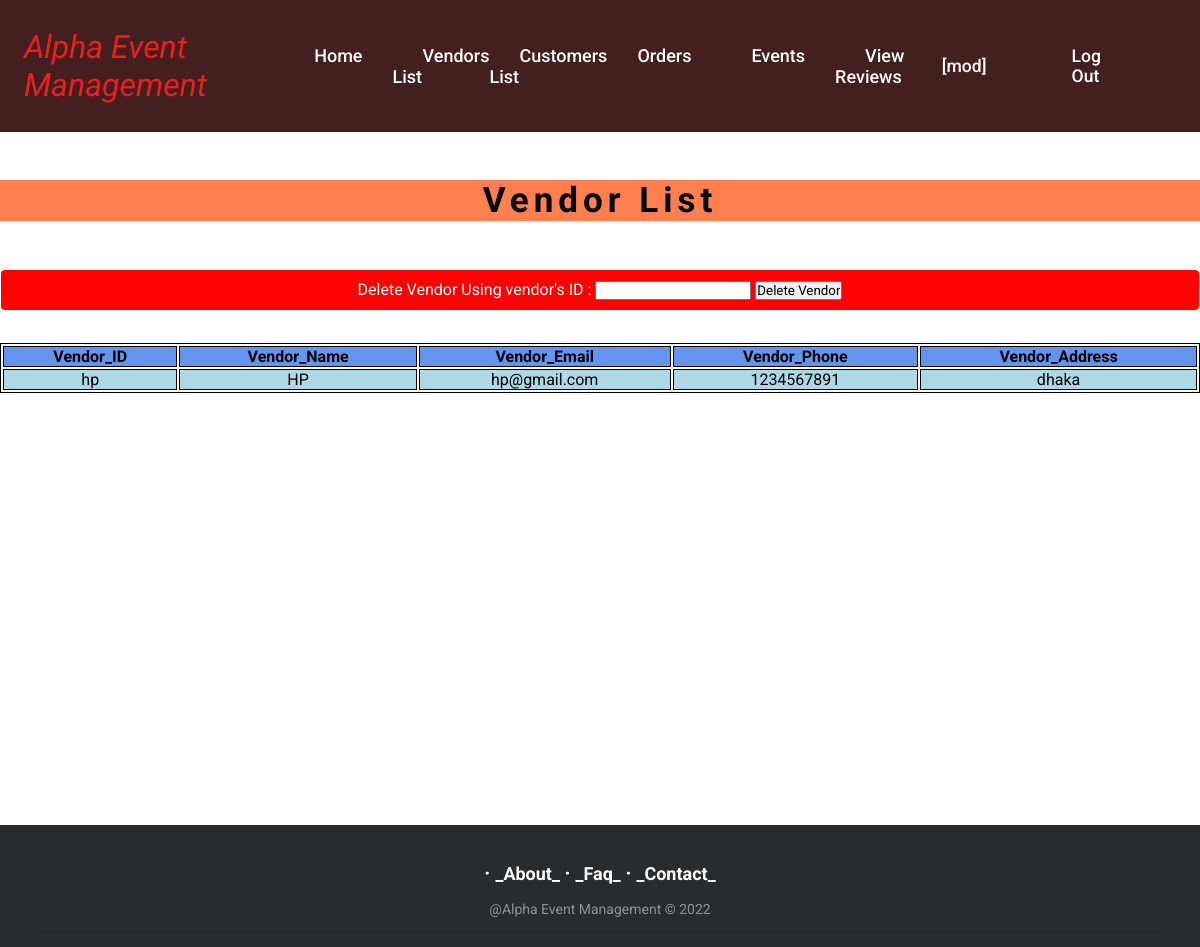
The app's page /view/mod_vendor_list.php (signed in) with its own data.
### tables this page shows
CREATE TABLE `vendor` (
  `vendorId` varchar(20) NOT NULL,
  `vendorName` varchar(50) NOT NULL,
  `vendorEmail` varchar(100) NOT NULL,
  `vendorPhone` int(11) NOT NULL,
  `vendorAdrs` varchar(200) NOT NULL,
  `vendorPassword` varchar(30) NOT NULL
);

### view/mod_vendor_list.php (the view, shortened to what this page needs)
<?php
$loginId=$_SESSION["loginId"];
?>
<!DOCTYPE html>
<html>
<head>
<link rel="stylesheet" href="../view/css/moderator_index.css">
</head>
<body>
<header>
        <a href="" class="logo">Alpha Event Management</a>
        <ul class="navbar">
            <li><a href="index_moderator.php">Home</a></li>
            <li><a href="mod_vendor_list.php">Vendors List</a></li>
            <li><a href="mod_customer_list.php">Customers List</a></li>
            <li><a href="mod_showOrders.php">Orders</a></li>
            <li><a href="mod_event_list.php">Events</a></li>
            <li><a href="mod_showReviews.php">View Reviews</a></li>
        </ul>
        <div class="nav_btn" id="underline">
        <a href="#">[<?php echo $loginId ?>]</a>
        <a href="../controller/logout.php">Log Out</a>
        </div>
</header>
<p style="text-align: center;background-color:coral;margin-top: 3rem;margin-bottom: 3rem;font-size:35px;font-weight:bolder;letter-spacing:5px;">Vendor List</p>
<div class="del_vendor">
<form action="" method="POST" onsubmit="return del_chek(); return false">
<label>Delete Vendor Using vendor's ID :</label>
<input type="text" name="del_vendor" id="del_vendor" >
<input type="submit" name="del_vendor_btn" id="del_vendor_btn" value="Delete Vendor">
</form>
</div>
<?php
include("../controller/db/conn.php");
$sql = "SELECT vendorId, vendorName, vendorEmail, vendorPhone, vendorAdrs FROM vendor";
$result = $conn->query($sql);
if ($result->num_rows > 0) {
    echo "<table><tr> <th>Vendor_ID</th> <th>Vendor_Name</th> <th>Vendor_Email</th> <th>Vendor_Phone</th> <th>Vendor_Address</th></tr>";
    while($row = $result->fetch_assoc()) {
        echo "<tr >
        <td >" . $row["vendorId"]. "</td>
         <td>" . $row["vendorName"]. "</td>
         <td>" . $row["vendorEmail"]. "</td>
         <td>" . $row["vendorPhone"]. "</td>
         <td>" . $row["vendorAdrs"]. "</td>
        </tr>";
    }
    echo "</table>";
} else {
    echo "0 results";
}
?>
</body>
</html>
<?php
include("footer.php");
?>

### view/css/moderator_index.css (style rules this page uses)
* { padding: 0; margin: 0; box-sizing: border-box; list-style: none; text-decoration: none; font-family: 'Poppins', sans-serif; }
header { width: 100%; top: 0; right: 0; z-index: 1000; display: flex; align-items: center; justify-content: space-between; background: #441f1f; padding: 28px 2%; transition: all 0.50s ease; }
.logo { display: flex; align-items: center; font-style: italic; font-size: 32px; color: rgb(235, 31, 31); }
.navbar { display: flex; }
.navbar a { color: #fff; font-size: 18px; font-weight: 500; padding: 5px 0; margin: 0px 30px; transition: all 0.50s ease; box-shadow: 0 1em 2em rgba(black, .05); }
.nav_btn { display: flex; align-items: center; }
.nav_btn a { margin-right: 75px; margin-left: 10px; font-size: 1.1rem; font-weight: 500; transition: all; color: #fff; transition: all 0.50s ease; }

### view/mod_vendor_list.php (style rules this page uses)
table, th, td { border: 1px solid; text-align: center; }
table { width: 100%; margin-bottom: 27rem; }
th { background-color:cornflowerblue; }
tr:nth-child(even) { background-color:lightblue; }
tr:nth-child(odd) { background-color:cornsilk; }
.del_vendor { background-color: red; color: white; border: 1px solid; border-radius: 5px; padding: 10px; text-decoration: none; text-align: center; margin-bottom: 2rem; }

### view/footer.php (style rules this page uses)
* { font-family: Roboto; }

### records on screen
vendor: vendorId "hp", vendorName "HP", vendorEmail "hp@gmail.com", vendorPhone "1234567891", vendorAdrs "dhaka"

### other values on screen
$loginId "mod"
